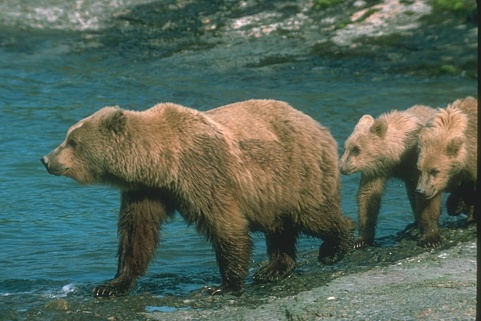
%> input picture lab2/images/Set2/100075.jpg, 481 x 321 px; its folder holds only this picture in this run
$ octave testEqualization.m   (GNU Octave 9; MATLAB toolbox functions it lacks are replaced by stand-ins)
%> lines starting %> are read from the running program, lines starting %| are printed output that depends on the picture
### lab2/functions/impwr.m
function Ppxl = impwr(A)
%impwr Compute the power of a typical OLED, for an image A
%   Power dissipation of a OLED display depends on the colors of an image
%   Hungry Blue is a typical terminology for OLED because the blue channel is the most
%   power consming
    wg = 1.77746705*10^-7;
    wb = 2.14348309*10^-7;
    wr = 2.13636845*10^-7;
    w0 = 1.48169521*10^-6;
    y = 0.7755;
    Ppxl = 0;
    for row=1:size(A,1)
        for col=1:size(A,2)
            Ppxl = Ppxl + wr * power(double(A(row,col,1)),y) + wg * power(double(A(row,col,2)),y) + wb * power(double(A(row,col,3)),y);
        end
    end
    Ppxl=Ppxl + w0;
end

### lab2/functions/imgeqz.m
function Anew = imgeqz(A)
%% %Histogram Adaptive Equalization
   %A= RGB input imgage
   %Transform image into HSV space and perform equalization
Ahsv=rgb2hsv(A);
V=Ahsv(:,:,3);
V=adapthisteq(V);
Ahsv(:,:,3)=V;
Anew=hsv2rgb255(Ahsv);
end

### lab2/tests/testEqualization.m
clear all, close all
%% %Test script that collects result coming from equalization applied to an entire set of images
set1="images/Set2/*.jpg";
Files=dir(set1);
Lenght=length(Files);
PwrsDiffs=zeros(1,Lenght);
DistDiffs=zeros(1,Lenght);
for k=1:Lenght
   image=Files(k).name;
   A=imread(image);
%> A is the input picture: size 321x481x3 uint8; mean R, G, B 84.4, 101.7, 89.2
   p1=impwr(A);
%> after the loop in impwr, `for row=1:size(A,1)`: Ppxl = 3.04
%> p1 = 3.04
   Anew=imgeqz(A);
%> in imgeqz, `Ahsv=rgb2hsv(A);`: Ahsv: size 321x481x3 double; mean H, S, V 0.339, 0.354, 0.425
%> in imgeqz, `V=Ahsv(:,:,3);`:
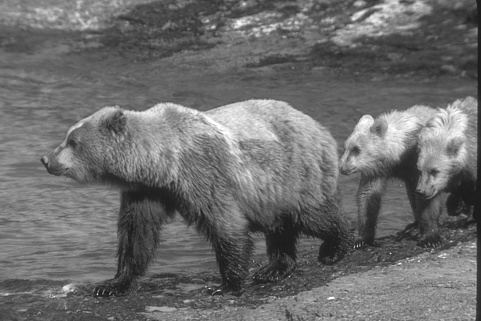
%> V: size 321x481 double; min 0.0745, max 1, mean 0.425
%> in imgeqz, `V=adapthisteq(V);`:
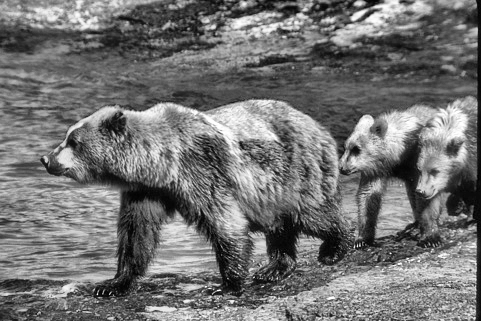
%> V: size 321x481 double; min 0, max 1, mean 0.453
%> in imgeqz, `Ahsv(:,:,3)=V;`: Ahsv: size 321x481x3 double; mean H, S, V 0.339, 0.354, 0.453
%> the run ends on the next line

$ run again, on lab2/images/Set2/108041.jpg
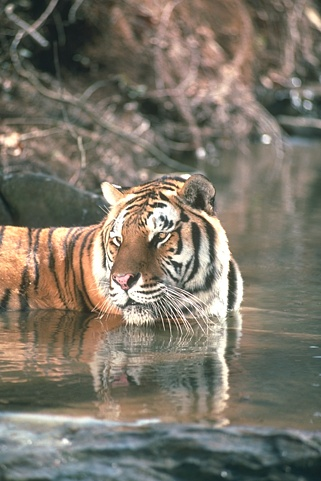
%> input picture lab2/images/Set2/108041.jpg, 321 x 481 px
%> A is the input picture: size 481x321x3 uint8; mean R, G, B 124.4, 118.2, 105.3
%> after the loop in impwr, `for row=1:size(A,1)`: Ppxl = 3.67
%> in imgeqz, `V=Ahsv(:,:,3);`:
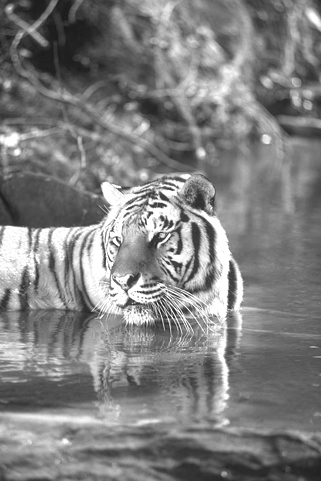
%> V: size 481x321 double; min 0.0941, max 1, mean 0.503
%> in imgeqz, `V=adapthisteq(V);`:
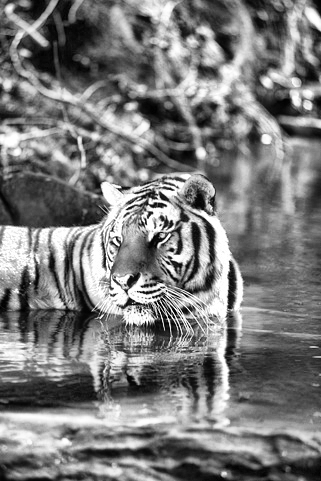
%> V: size 481x321 double; min 0, max 1, mean 0.486

$ run again, on lab2/images/Set2/108073.jpg
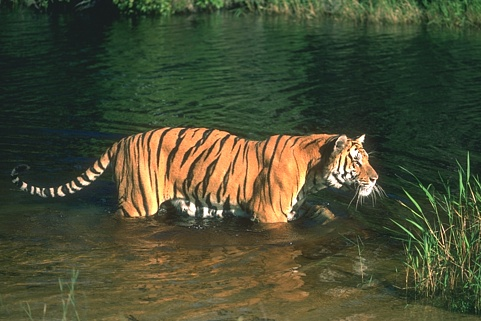
%> input picture lab2/images/Set2/108073.jpg, 481 x 321 px
%> A is the input picture: size 321x481x3 uint8; mean R, G, B 73, 77, 51.9
%> after the loop in impwr, `for row=1:size(A,1)`: Ppxl = 2.36
%> in imgeqz, `V=Ahsv(:,:,3);`:
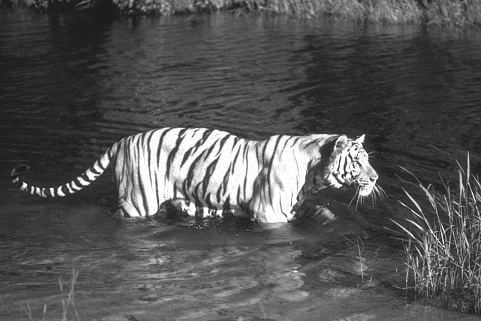
%> V: size 321x481 double; min 0.0863, max 1, mean 0.333
%> in imgeqz, `V=adapthisteq(V);`:
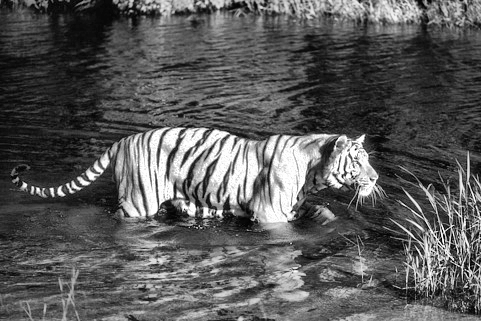
%> V: size 321x481 double; min 0, max 1, mean 0.353

$ run again, on lab2/images/Set2/113009.jpg
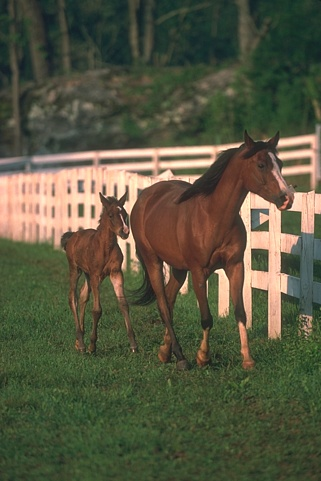
%> input picture lab2/images/Set2/113009.jpg, 321 x 481 px
%> A is the input picture: size 481x321x3 uint8; mean R, G, B 86.6, 86.7, 64.5
%> after the loop in impwr, `for row=1:size(A,1)`: Ppxl = 2.69
%> in imgeqz, `V=Ahsv(:,:,3);`:
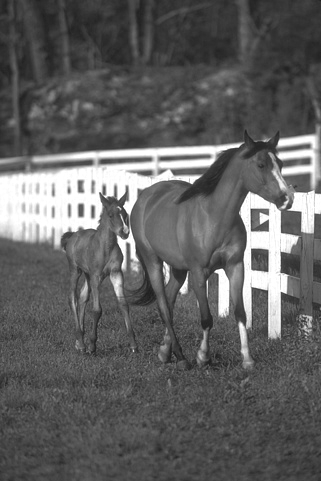
%> V: size 481x321 double; min 0.102, max 1, mean 0.379
%> in imgeqz, `V=adapthisteq(V);`:
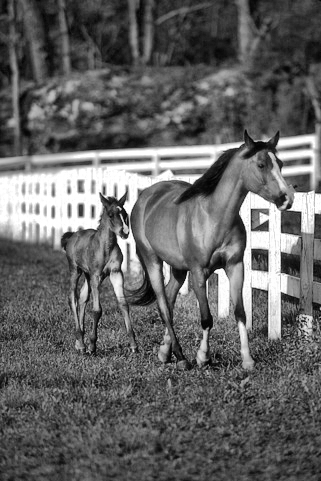
%> V: size 481x321 double; min 0, max 1, mean 0.393

$ run again, on lab2/images/Set2/100080.jpg
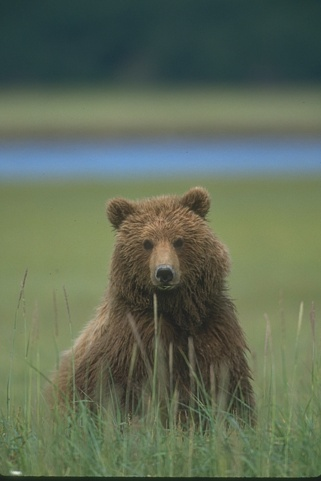
%> input picture lab2/images/Set2/100080.jpg, 321 x 481 px
%> A is the input picture: size 481x321x3 uint8; mean R, G, B 95.8, 108, 87.5
%> after the loop in impwr, `for row=1:size(A,1)`: Ppxl = 3.2
%> in imgeqz, `V=Ahsv(:,:,3);`:
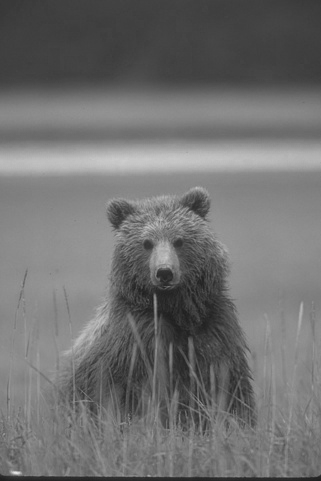
%> V: size 481x321 double; min 0.114, max 0.906, mean 0.439
%> in imgeqz, `V=adapthisteq(V);`:
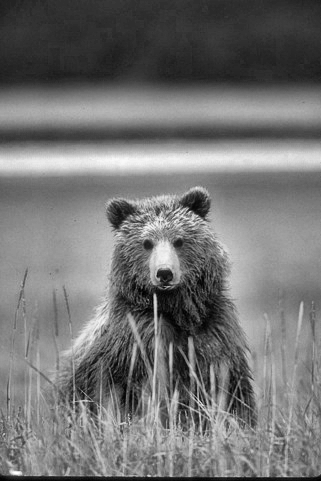
%> V: size 481x321 double; min 0, max 1, mean 0.455
